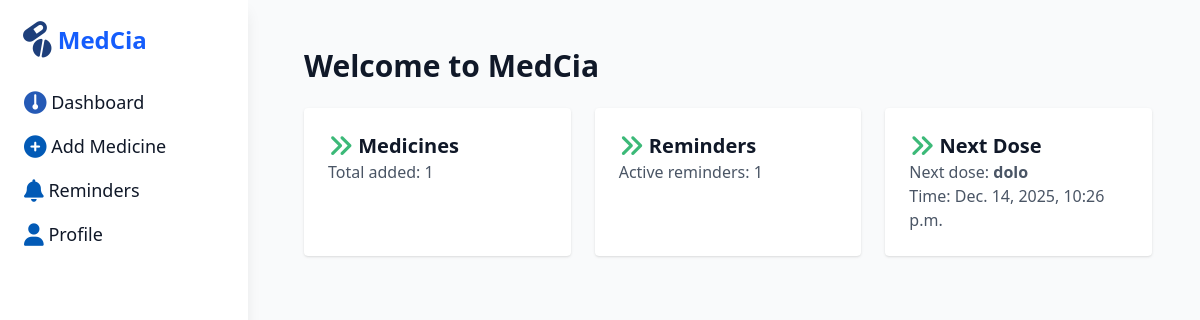
The app's page /, older data.
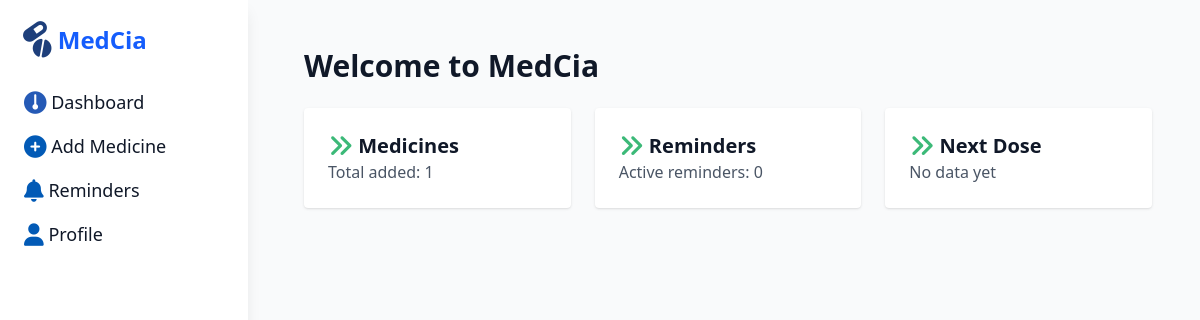
The same page, newer data.
### core/models.py (models this page shows, shortened)
class Medicine(models.Model):
    name = models.CharField(max_length=100)
    dosage = models.CharField(max_length=50)  # e.g., "500 mg"
    frequency = models.CharField(max_length=50)
    start_date = models.DateField()
    end_date = models.DateField()

class Reminder(models.Model):
    medicine = models.ForeignKey(Medicine, on_delete=models.CASCADE)
    reminder_time = models.DateTimeField()
    user = models.ForeignKey(User, on_delete=models.CASCADE, null=True, blank=True)
    delivered = models.BooleanField(default=False)

### core/views.py (the view)
# urls.py: path('', views.dashboard, name='dashboard'),
def dashboard(request):
    medicines = Medicine.objects.all()
    reminders = Reminder.objects.filter(delivered=False)
    total_medicines = medicines.count()
    total_reminders = reminders.count()
    next_reminder = reminders.order_by('reminder_time').first()
    return render(request, "dashboard.html", {
        "total_medicines": total_medicines,
        "total_reminders": total_reminders,
        "next_dose_time": next_reminder.reminder_time if next_reminder else None,
        "next_dose_medicine": next_reminder.medicine.name if next_reminder else None,
    })

### templates/dashboard.html
{% extends 'base.html' %}
{% block content %}
<div class="p-6">
    <h1 class="text-3xl font-bold mb-6">Welcome to MedCia</h1>
    <div class="grid grid-cols-1 md:grid-cols-3 gap-6">
        <div class="bg-white p-6 rounded shadow">
            <h2 class="text-xl font-semibold"><i class="fa-solid fa-angles-right fa-lg" style="color: #3cb978;"></i> Medicines</h2>
            <p class="text-gray-600">Total added: {{ total_medicines }}</p>
        </div>
        <div class="bg-white p-6 rounded shadow">
            <h2 class="text-xl font-semibold"><i class="fa-solid fa-angles-right fa-lg" style="color: #3cb978;"></i> Reminders</h2>
            <p class="text-gray-600">Active reminders: {{ total_reminders }}</p>
        </div>
        <div class="bg-white p-6 rounded shadow">
            <h2 class="text-xl font-semibold"><i class="fa-solid fa-angles-right fa-lg" style="color: #3cb978;"></i> Next Dose</h2>
            {% if next_dose_time %}
                <p class="text-gray-600">
                    Next dose: <strong>{{ next_dose_medicine }}</strong><br>
                    Time: {{ next_dose_time }}
                </p>
            {% else %}
                <p class="text-gray-600">No data yet</p>
            {% endif %}
        </div>
    </div>
</div>
{% endblock %}

Row changes from the older to the newer data that the page shows:
removed Medicine: name "dolo"
removed Reminder: reminder_time "Dec. 14, 2025, 10:26 p.m."
Text that changed along with them:
{{ total_reminders }}: "1" → "0"
text no longer shown: "Next dose: Time:"
text now shown: "No data yet"
